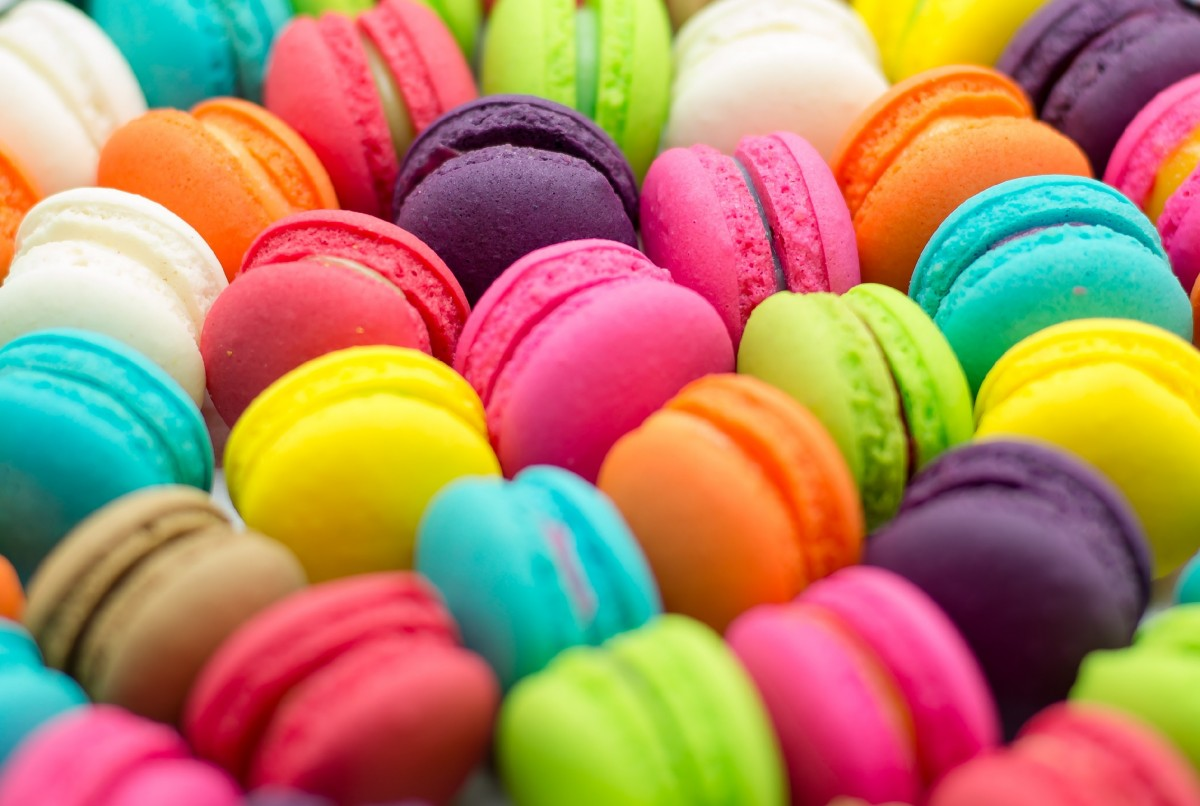
%> input picture Task6/images/color_image_1.jpg, 1200 x 806 px
$ octave ImageRestoration.m   (GNU Octave 9; MATLAB toolbox functions it lacks are replaced by stand-ins)
%> lines starting %> are read from the running program, lines starting %| are printed output that depends on the picture
%> further down, RGB is the input picture: size 806x1200x3 uint8; mean R, G, B 178, 134.1, 100.4
### Task6/ImageRandomSplit.m
% Функция, которая принимает цветное изображение и разбивает его на три канала
% (красный, зеленый, синий) и возвращает три изображения, содержащие эти каналы.
% Кроме того, функция делает небольшие преобразования сдвига, поворота и масштабирования, чтобы добавить немного шума на выходные изображения.
% Входные данные: RGB - цветное изображение
% Выходные данные: R, G, B - три изображения, содержащие красный, зеленый и синий каналы соответственно
function [R, G, B] = ImageRandomSplit(RGB)
    % Выделение красного, зеленого и синего каналов
    R = RGB(:, :, 1);
    G = RGB(:, :, 2);
    B = RGB(:, :, 3);

    % Добавление небольшого случайного сдвига, поворота и масштабирования
    R = imrotate(R, randi(10) - 5, 'crop');
    G = imrotate(G, randi(10) - 5, 'crop');
    B = imrotate(B, randi(10) - 5, 'crop');
    R = imtranslate(R, [randi(50) - 25, randi(50) - 25]);
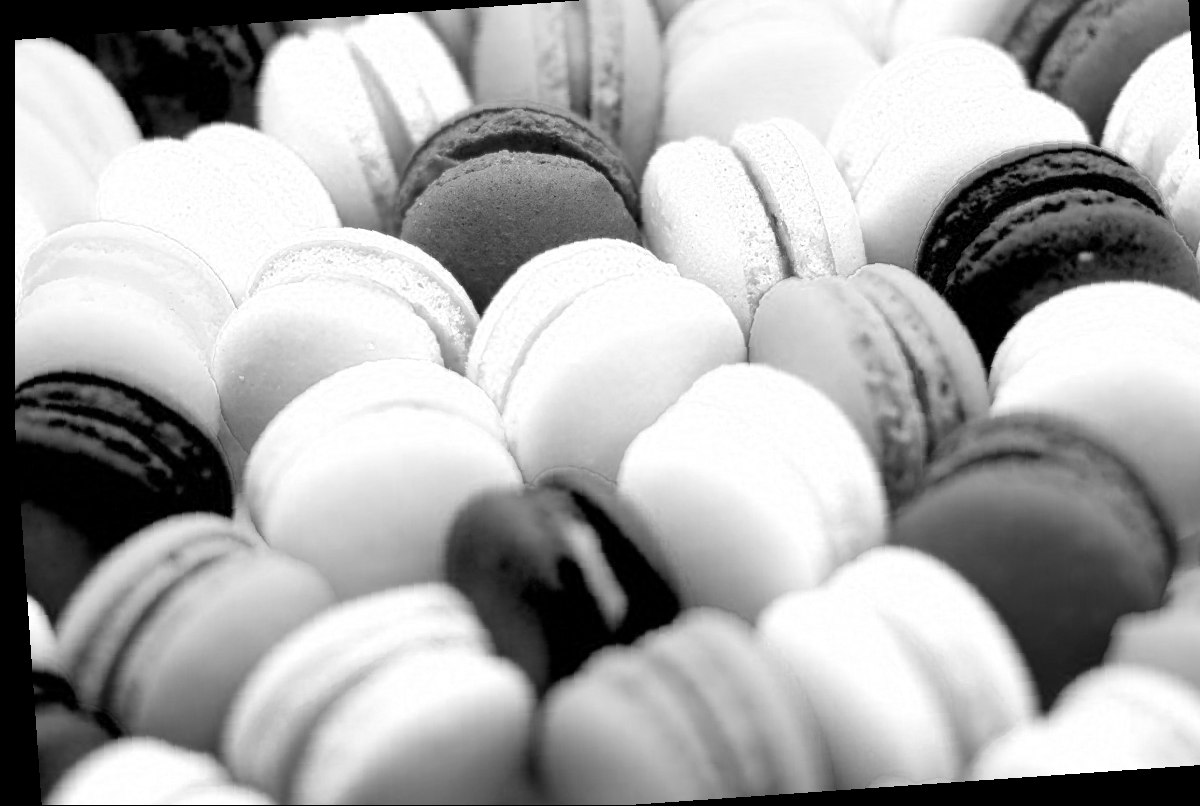
%> R: size 806x1200 uint8; min 0, max 255, mean 169.6
    G = imtranslate(G, [randi(50) - 25, randi(50) - 25]);
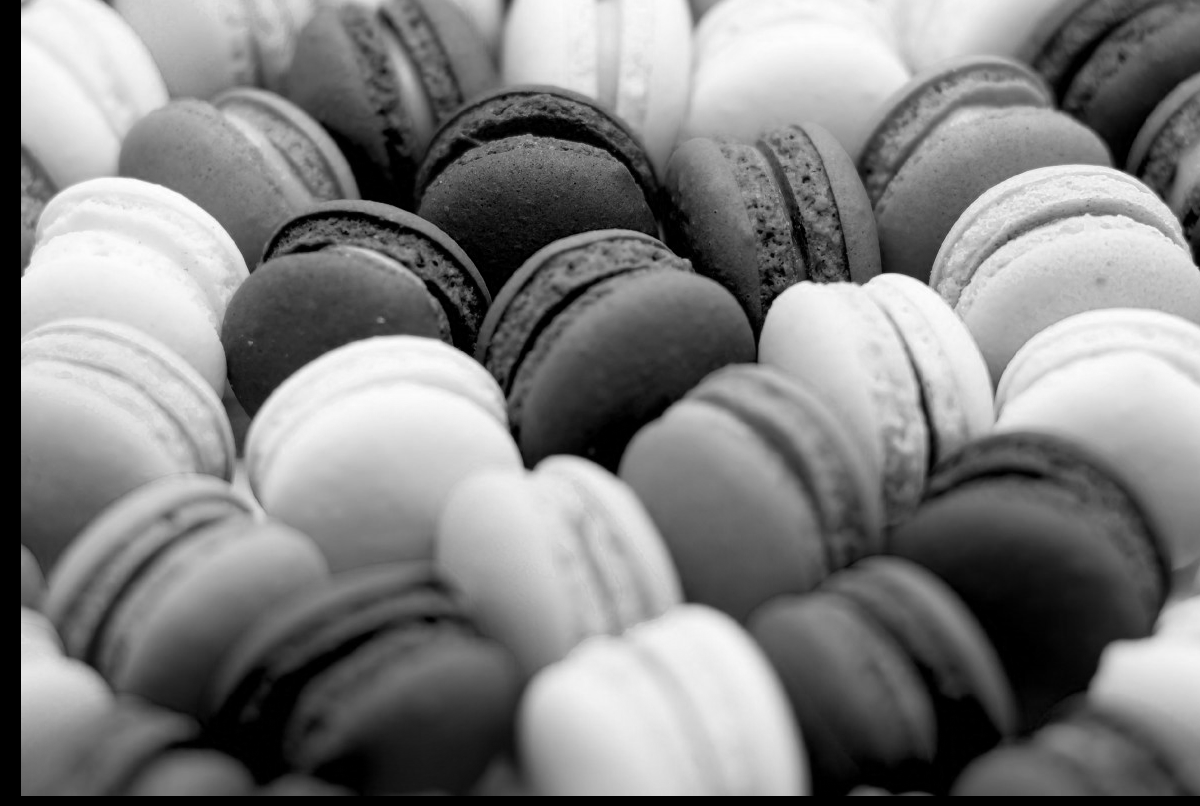
%> G: size 806x1200 uint8; min 0, max 255, mean 129.2
    B = imtranslate(B, [randi(50) - 25, randi(50) - 25]);
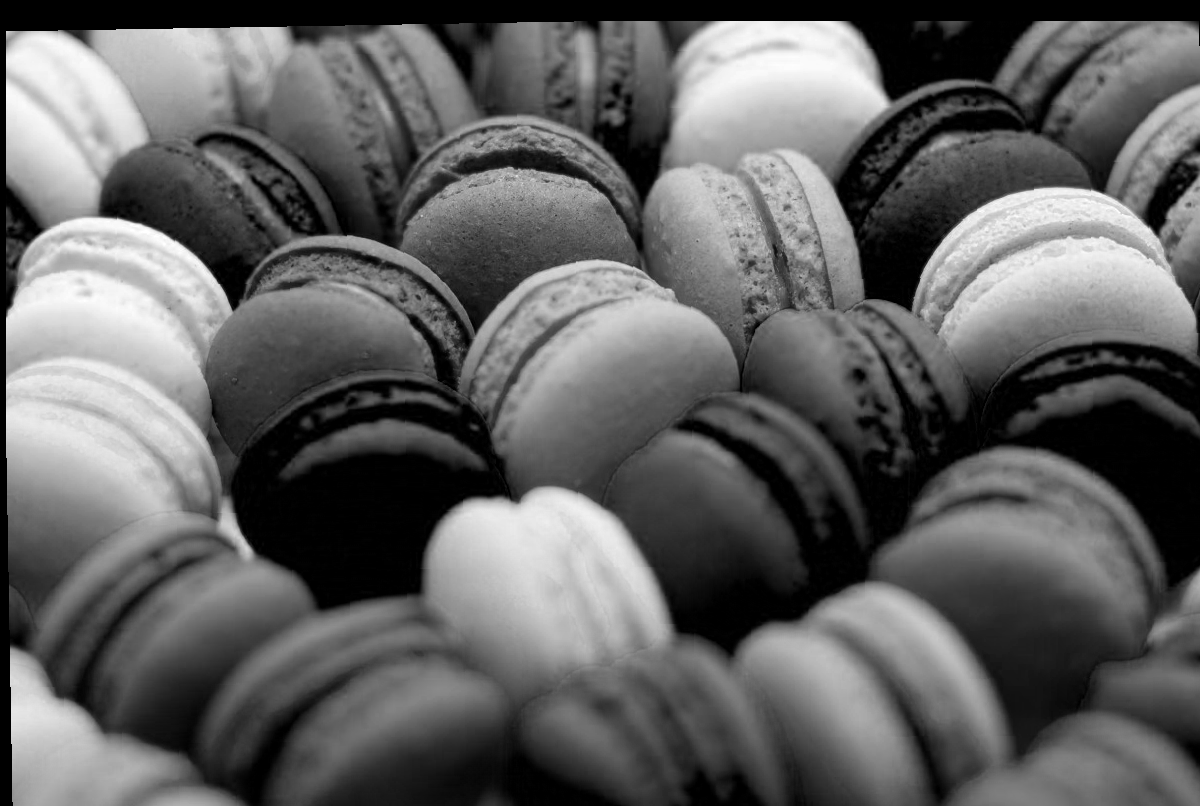
%> B: size 806x1200 uint8; min 0, max 255, mean 97.7
    % R = imresize(R, 1 + (randi(10) - 5) / 100);
    % G = imresize(G, 1 + (randi(10) - 5) / 100);
    % B = imresize(B, 1 + (randi(10) - 5) / 100);

    % Привести изображения к размеру исходного изображения
    R = imresize(R, [size(RGB, 1), size(RGB, 2)]);
    G = imresize(G, [size(RGB, 1), size(RGB, 2)]);
    B = imresize(B, [size(RGB, 1), size(RGB, 2)]);
end

### Task6/ImageRandomMerge.m
% Функция, которая принимает три канала RGB и возвращает цветное изображение.
% Перед объединением каналов их необходимо совместить друг с другом.
% Входные параметры: R - красный канал, G - зеленый канал, B - синий канал.
% Выходные параметры: I - цветное изображение.
function I = ImageRandomMerge(R, G, B)
    % Нахождение матрицы трансформации изображений G и B относительно R.
    % Определение контрольных точек с помощью функции cpselect.
    [movingPoints, fixedPoints] = cpselect(G, R, 'Wait', true);
    T1 = cp2tform(movingPoints, fixedPoints, "projective");
    [movingPoints, fixedPoints] = cpselect(B, R, 'Wait', true);
    T2 = cp2tform(movingPoints, fixedPoints, "projective");
    % Преобразование изображений G и B относительно R.
    G = imtransform(G, T1, 'XData', [1 size(R, 2)], 'YData', [1 size(R, 1)]);
    B = imtransform(B, T2, 'XData', [1 size(R, 2)], 'YData', [1 size(R, 1)]);
    % Объединение каналов.
    I = cat(3, R, G, B);
end

### Task6/ImageRestoration.m
% Восстановление цветного изображения из изображений Прокудина-Горского

% Запись цветного изображения из images в переменную
RGB = imread('images/color_image_1.jpg');

% Вывод цветного изображения в первую четверть окна и подписать его
figure;
subplot(2,2,1);
imshow(RGB);
title('Current image');

% Применение функции ImageRandomSplit для разделения изображения на 3 канала
[Red, Green, Blue] = ImageRandomSplit(RGB);

% Вывод каналов в оставшиеся четверти окна
subplot(2,2,2);
imshow(Red);
title('Red channel');
subplot(2,2,3);
imshow(Green);
title('Green channel');
subplot(2,2,4);
imshow(Blue);
title('Blue channel');

% Вывести размеры каналов
disp(size(Red));
%|     806   1200
disp(size(Green));
%|     806   1200
disp(size(Blue));
%|     806   1200

% Объединение каналов в одно изображение
RGB2 = cat(3, Red, Green, Blue);
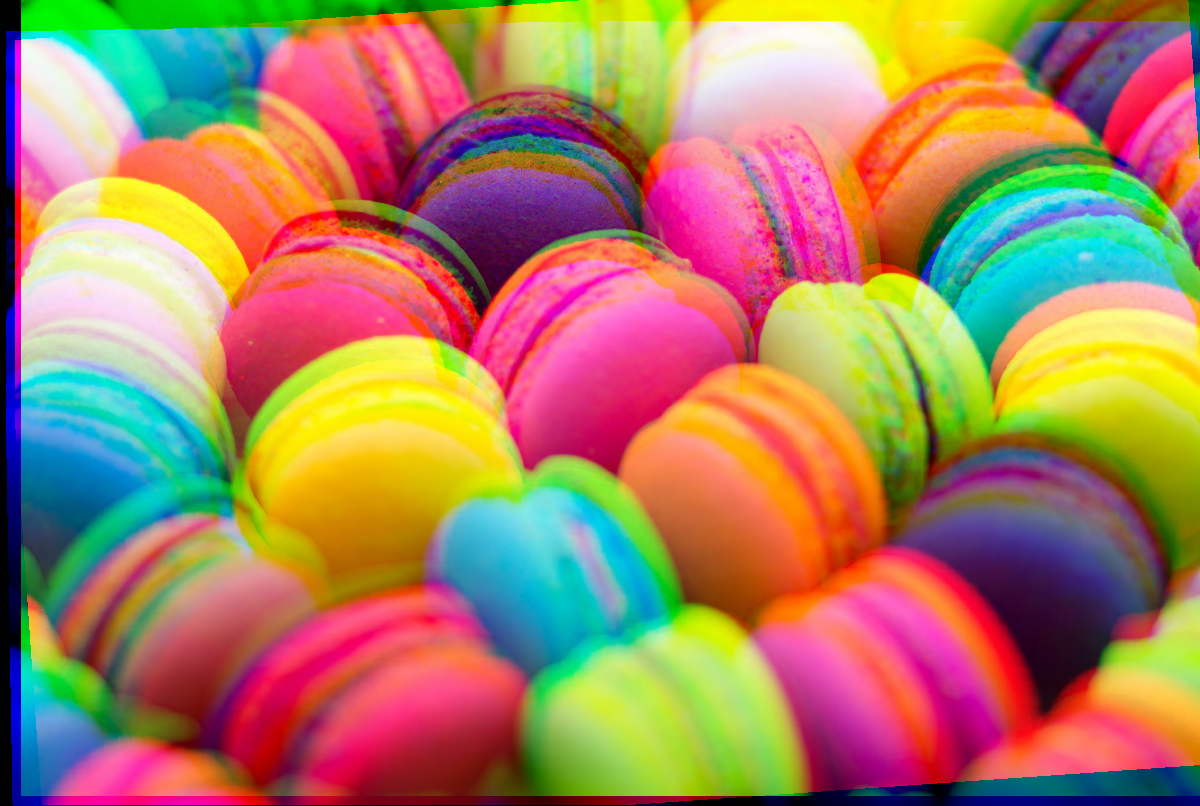
%> RGB2: size 806x1200x3 uint8; mean R, G, B 169.6, 129.2, 97.7
%> the run ends on the next line

% Вывод объединенного изображения в 1/2 окна и подписать его
figure;
subplot(1,2,1);
imshow(RGB2);
title('Merged image');

% Восстановление цветного изображения из каналов
RGB2 = ImageRandomMerge(Red, Green, Blue);
